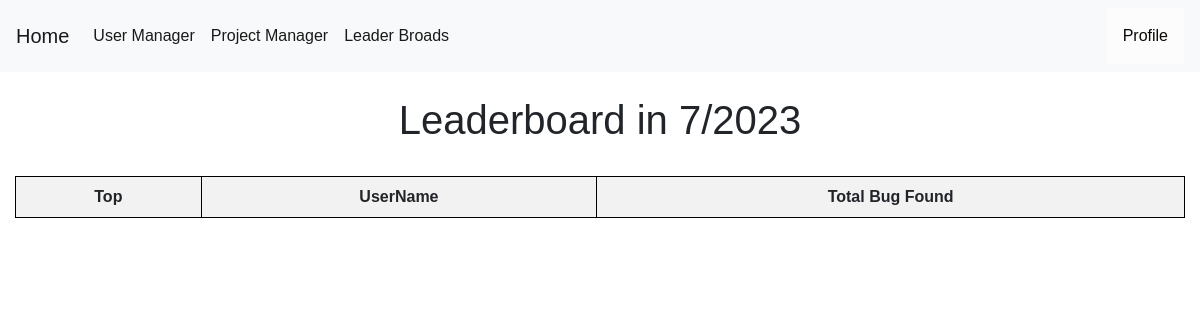
The app's page /leaderboard (signed in), older data.
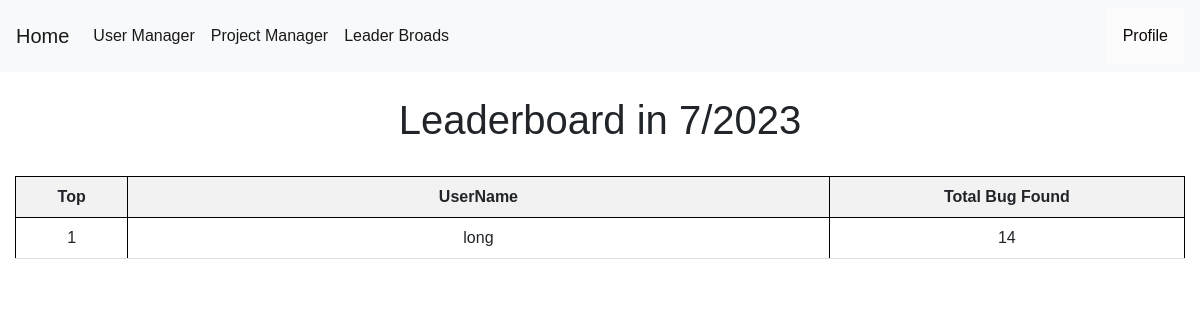
The same page, newer data.
### tables this page shows
CREATE TABLE bugs (
    bugid INTEGER PRIMARY KEY AUTOINCREMENT,
    requestid INTEGER NOT NULL,
    name TEXT NOT NULL,
    bugurl TEXT NOT NULL,
    method TEXT NOT NULL,
    cweid TEXT NOT NULL,
    confidence TEXT NOT NULL,
    description TEXT NOT NULL,
    solution TEXT NOT NULL,
    risk TEXT NOT NULL,
    reference TEXT NOT NULL DEFAULT NONE,
    other TEXT NOT NULL DEFAULT NONE,
    pentester TEXT,
    FOREIGN KEY (pentester) REFERENCES users(username) ON DELETE CASCADE
    FOREIGN KEY (requestid) REFERENCES requests(requestid) ON DELETE CASCADE
);

### app.py (the view)
@app.route('/leaderboard', methods=('GET', 'POST'))
def leaderboard():
    if session["userid"] == None:
        return redirect(url_for('login'))
    conn = get_db_connection()
    data = {}
    users = conn.execute('SELECT username FROM users').fetchall()
    totals = conn.execute("SELECT bugs.pentester,count(bugid),testdate FROM bugs,requests WHERE requests.requestid = bugs.requestid AND strftime('%Y-%m', testdate)  = ? group by bugs.pentester ", (datetime.today().strftime('%Y-%m'),)).fetchall()
    current_month = datetime.now().month
    current_year = datetime.now().year
    datas = sorted(totals, key=lambda x: x[1], reverse=True)
    return render_template('leaderboard.html',users=users,datas=datas,current_month=current_month,current_year=current_year)

### app.py (called while the page is built)
def get_db_connection():
    conn = sqlite3.connect('database.db')
    conn.row_factory = sqlite3.Row
    return conn

### templates/leaderboard.html (shortened to what this page needs)
{% extends 'base.html' %}
{% block content %}
<!DOCTYPE html>
<html>
<head>
    <br>
    <center><h1>Leaderboard in {{current_month}}/{{current_year}}</h1></center>
    <br>
</head>
<body>
    <table>
        <tr>
            <th style="text-align: center" ><a>Top</a></th>
            <th style="text-align: center" style="width: 80%;"><a>UserName</a></th>
            <th style="text-align: center" ><a>Total Bug Found</a></th>
        </tr>
        <tr>
            {% for data in datas %}
                <tr>
                    <td style ="text-align: center" style="width: 20%;">{{loop.index}}</td>
                    <td class = "name" style="text-align: center" style="width: 70%;">{{data.pentester}}</td>
                    <td class = "sroce" style="text-align: center" style="text-align: center">{{data['count(bugid)']}}</td>
                </tr>
            {% endfor %}
          </tr>
    </table>
</body>
</html>
{% endblock %}

Row changes from the older to the newer data that the page shows:
added bugs: pentester "long", bugid "14"
